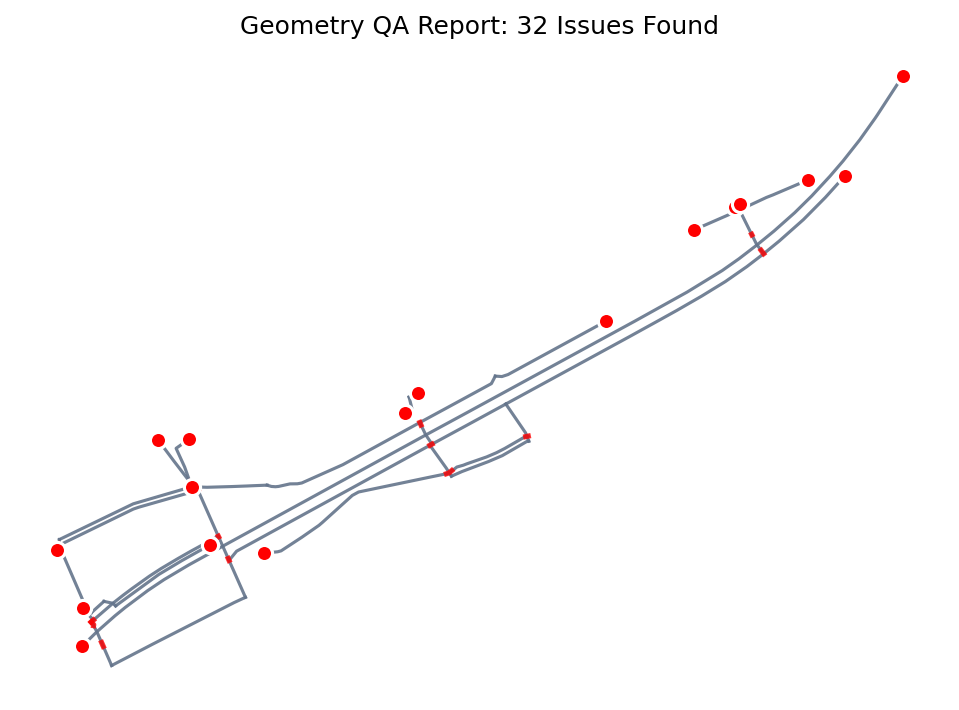
#> input picture main-map-qa-app/backend/outputs/geometry_131d7fa88bbe4973b13bb7285098e334.png, 959 x 710 px
$ python -i image_qa.py   (imports and definitions only)   (older library calls are emulated)
#> lines starting #> are read from the running program, lines starting #| are printed output that depends on the picture; after the words box and inside, x2 and y2 are one past the last pixel; in counts of white or black regions, pixels touching at a corner belong together
#> further down, picture is the input picture: shape (710, 959, 3); mean B, G, R 251.4, 251.1, 251.8
# import cv2
# import numpy as np
# import matplotlib.pyplot as plt
# import uuid
# import os
#
# OUTPUT_DIR = "backend/outputs"
# os.makedirs(OUTPUT_DIR, exist_ok=True)
#
# async def run_image_qa(uploaded_file):
#     # ---- Load image ----
#     file_bytes = np.frombuffer(await uploaded_file.read(), np.uint8)
#     img = cv2.imdecode(file_bytes, cv2.IMREAD_COLOR)
#
#     if img is None:
#         return None, [{
#             "type": "invalid_image",
#             "confidence": 1.0,
#             "description": "Uploaded file is not a valid image"
#         }]
#
#     original = img.copy()
#
#     # ---- Step 1: Preprocessing ----
#     gray = cv2.cvtColor(img, cv2.COLOR_BGR2GRAY)
#     blurred = cv2.GaussianBlur(gray, (5, 5), 0)
#
#     # ---- Step 2: Edge Detection ----
#     edges = cv2.Canny(blurred, threshold1=50, threshold2=150)
#
#     # ---- Step 3: Line Detection (Hough Transform) ----
#     lines = cv2.HoughLinesP(
#         edges,
#         rho=1,
#         theta=np.pi / 180,
#         threshold=100,
#         minLineLength=40,
#         maxLineGap=15
#     )
#
#     # ---- Step 4: QA Heuristics ----
#     h, w = edges.shape
#     edge_density = np.sum(edges > 0) / (h * w)
#
#     line_count = 0
#     if lines is not None:
#         line_count = len(lines)
#
#     # Simple anomaly rule
#     anomaly_score = 1.0 - min(edge_density * 5, 1.0)
#
#     errors = []
#
#     if edge_density < 0.01 or line_count < 10:
#         errors.append({
#             "type": "missing_or_broken_roads",
#             "confidence": round(anomaly_score, 2),
#             "description": "Low road structure detected (possible missing or broken roads)"
#         })
#
#     # ---- Step 5: Visualization ----
#     vis = original.copy()
#
#     if lines is not None:
#         for l in lines:
#             x1, y1, x2, y2 = l[0]
#             cv2.line(vis, (x1, y1), (x2, y2), (0, 255, 0), 2)
#
#     if errors:
#         cv2.putText(
#             vis,
#             "Possible road anomaly detected",
#             (20, 40),
#             cv2.FONT_HERSHEY_SIMPLEX,
#             1,
#             (0, 0, 255),
#             2
#         )
#
#     # ---- Save output ----
#     out_name = f"image_{uuid.uuid4().hex}.png"
#     out_path = os.path.join(OUTPUT_DIR, out_name)
#     cv2.imwrite(out_path, vis)
#
#     return f"/outputs/{out_name}", errors
#
#
# import cv2
# import numpy as np
# import uuid
# import os
#
# OUTPUT_DIR = "backend/outputs"
# os.makedirs(OUTPUT_DIR, exist_ok=True)
#
# """
# Training instructions:
# 1. Collect 5–10 screenshots of CORRECT map outputs
# 2. For each image, compute:
#    - edge_density
#    - line_count
# 3. Set the minimum acceptable values below based on those examples
# """
#
# # Learned baseline from "good" images (example values)
# GOOD_IMAGE_BASELINE = {
#     "min_edge_density": 0.015,
#     "min_line_count": 15
# }
#
#
# async def run_image_qa(uploaded_file):
#     # --------------------------------------------------
#     # 1. Load image
#     # --------------------------------------------------
#     file_bytes = np.frombuffer(await uploaded_file.read(), np.uint8)
#     img = cv2.imdecode(file_bytes, cv2.IMREAD_COLOR)
#
#     if img is None:
#         return None, [{
#             "type": "invalid_image",
#             "confidence": 1.0,
#             "description": "Uploaded file is not a valid image"
#         }]
#
#     original = img.copy()
#
#     # --------------------------------------------------
#     # 2. Preprocessing
#     # --------------------------------------------------
#     gray = cv2.cvtColor(img, cv2.COLOR_BGR2GRAY)
#     blurred = cv2.GaussianBlur(gray, (5, 5), 0)
#
#     # --------------------------------------------------
#     # 3. Edge detection
#     # --------------------------------------------------
#     edges = cv2.Canny(blurred, threshold1=50, threshold2=150)
#
#     h, w = edges.shape
#     edge_density = np.sum(edges > 0) / (h * w)
#
#     # --------------------------------------------------
#     # 4. Line detection (Hough Transform)
#     # --------------------------------------------------
#     lines = cv2.HoughLinesP(
#         edges,
#         rho=1,
#         theta=np.pi / 180,
#         threshold=100,
#         minLineLength=40,
#         maxLineGap=15
#     )
#
#     line_count = 0
#     if lines is not None:
#         line_count = len(lines)
#
#     # --------------------------------------------------
#     # 5. Rule + learned baseline comparison (AI-assisted)
#     # --------------------------------------------------
#     errors = []
#
#     if (
#         edge_density < GOOD_IMAGE_BASELINE["min_edge_density"]
#         or line_count < GOOD_IMAGE_BASELINE["min_line_count"]
#     ):
#         confidence = round(
#             1.0 - min(
#                 edge_density / GOOD_IMAGE_BASELINE["min_edge_density"],
#                 line_count / GOOD_IMAGE_BASELINE["min_line_count"],
#                 1.0
#             ),
#             2
#         )
#
#         errors.append({
#             "type": "missing_or_broken_roads",
#             "confidence": confidence,
#             "description": "Detected low road structure compared to trained baseline"
#         })
#
#     # --------------------------------------------------
#     # 6. Visualization (show WHERE the issue is)
#     # --------------------------------------------------
#     vis = original.copy()
#
#     if lines is not None:
#         xs, ys = [], []
#         for l in lines:
#             x1, y1, x2, y2 = l[0]
#             cv2.line(vis, (x1, y1), (x2, y2), (0, 255, 0), 2)
#             xs.extend([x1, x2])
#             ys.extend([y1, y2])
#
#         if errors:
#             min_x, max_x = min(xs), max(xs)
#             min_y, max_y = min(ys), max(ys)
#             cv2.rectangle(
#                 vis,
#                 (min_x, min_y),
#                 (max_x, max_y),
#                 (0, 0, 255),
#                 2
#             )
#
#     if errors:
#         cv2.putText(
#             vis,
#             "Missing / Broken Roads Detected",
#             (20, 40),
#             cv2.FONT_HERSHEY_SIMPLEX,
#             1,
#             (0, 0, 255),
#             2
#         )
#
#     # --------------------------------------------------
#     # 7. Save output
#     # --------------------------------------------------
#     out_name = f"image_{uuid.uuid4().hex}.png"
#     out_path = os.path.join(OUTPUT_DIR, out_name)
#     cv2.imwrite(out_path, vis)
#
#     return f"/outputs/{out_name}", errors

import cv2
import numpy as np
import pickle
import uuid
import os
from sklearn.ensemble import IsolationForest

# -------------------------------------------------------------------
# Config
# -------------------------------------------------------------------
OUTPUT_DIR = "backend/outputs"
BASELINE_PATH = "backend/image_baseline.pkl"
GOOD_IMAGE_DIR = "good_images"  # folder with baseline screenshots

# [1 line not run here, left out]


# --------------------------------------------------
# Feature Extraction
# --------------------------------------------------
# [96 lines left out: functions extract_image_features, build_baseline, not called in this run]


# --------------------------------------------------
# Load or build baseline once
# --------------------------------------------------
BASE_MEAN, BASE_STD, IF_MODEL = None, None, None

# [12 lines not run here, left out]


# --------------------------------------------------
# Anomaly Detection Helpers
# --------------------------------------------------
ZSCORE_THRESHOLD = 3.0

FEATURE_NAMES = [
    "edge_density",
    "line_count",
    "avg_line_length",
    "orientation_variance",
    "connected_components",
    "row_coverage",
    "col_coverage"
]

# [50 lines left out: functions zscore_anomalies_vector, isolation_forest_anomaly, not called in this run]


def detect_solid_patches(img):
    """
    Detects large solid/homogeneous regions that might be occlusions or anomalies.
    """
    # 1. Compute Gradient magnitude
    gray = cv2.cvtColor(img, cv2.COLOR_BGR2GRAY)

    # Sobel gradient
    grad_x = cv2.Sobel(gray, cv2.CV_16S, 1, 0, ksize=3)
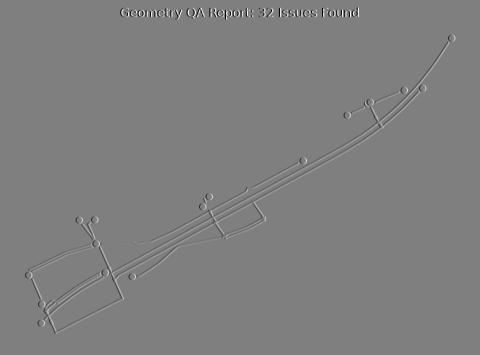
#> grad_x: shape (710, 959) int16 (shown at 1/2 size); min -1020, max 1020, mean 0; drawn with min black and max white
    grad_y = cv2.Sobel(gray, cv2.CV_16S, 0, 1, ksize=3)
    abs_grad_x = cv2.convertScaleAbs(grad_x)
    abs_grad_y = cv2.convertScaleAbs(grad_y)
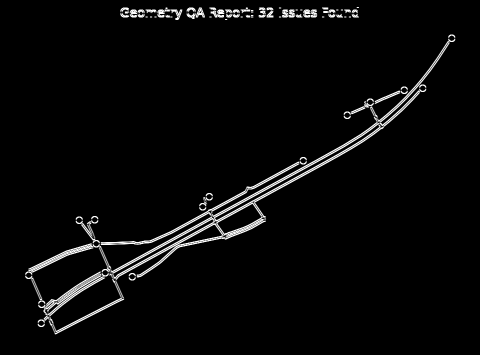
#> abs_grad_y: shape (710, 959) (shown at 1/2 size); min 0, max 255, mean 8.2
    grad = cv2.addWeighted(abs_grad_x, 0.5, abs_grad_y, 0.5, 0)
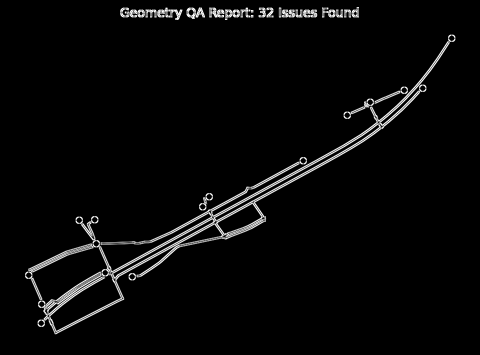
#> grad: shape (710, 959) (shown at 1/2 size); min 0, max 255, mean 7.7

    # 2. Threshold: Low gradient = flat/solid area
    # We use a relatively high threshold (e.g., 20) to catch semi-flat areas too
    _, flat_mask = cv2.threshold(grad, 20, 255, cv2.THRESH_BINARY_INV)
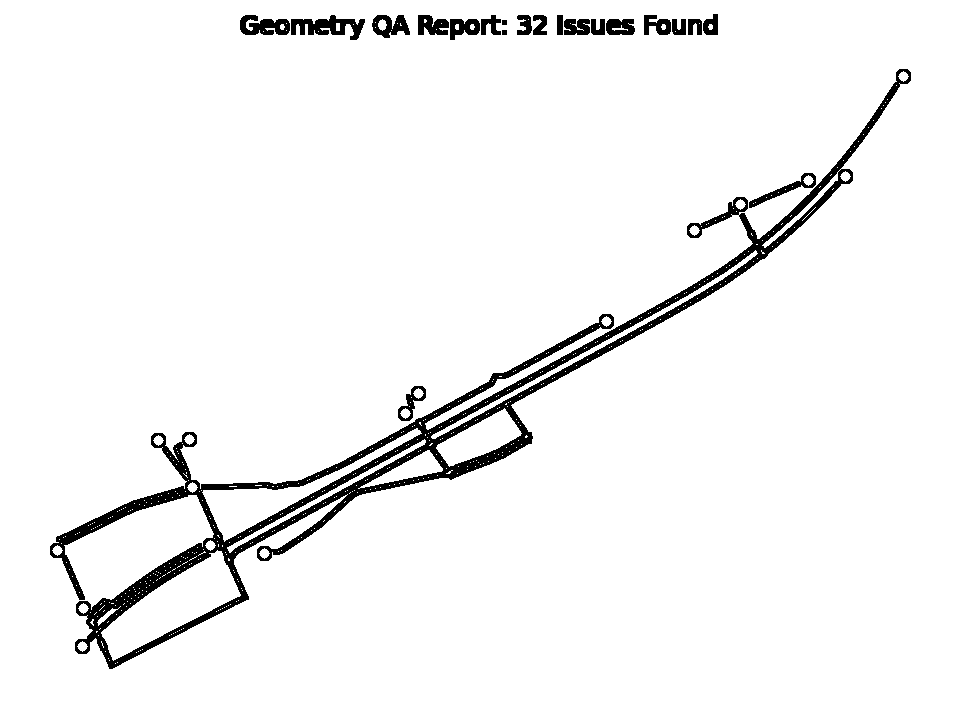
#> flat_mask: shape (710, 959); 95.5% white; 21 black regions, largest, box (x1, y1, x2, y2) and area: (50, 69, 911, 669) 24061, (291, 15, 365, 40) 942, (240, 15, 290, 35) 674

    # 3. Clean up noise: Open then Close
    # Smaller kernel to allow smaller shapes (like the circle)
    kernel = cv2.getStructuringElement(cv2.MORPH_RECT, (5, 5))
    clean_mask = cv2.morphologyEx(flat_mask, cv2.MORPH_OPEN, kernel)
#> clean_mask: shape (710, 959); 94.7% white; 7 black regions, largest, box (x1, y1, x2, y2) and area: (50, 69, 911, 669) 29371, (240, 15, 365, 40) 1964, (418, 15, 507, 40) 1365
    clean_mask = cv2.morphologyEx(clean_mask, cv2.MORPH_CLOSE, kernel)
#> clean_mask: shape (710, 959); 94.9% white; 14 black regions, largest, box (x1, y1, x2, y2) and area: (86, 82, 900, 668) 24771, (240, 15, 364, 39) 1936, (56, 486, 189, 547) 1600

    # 4. Connected Components
    num_labels, labels, stats, centroids = cv2.connectedComponentsWithStats(clean_mask, connectivity=8)
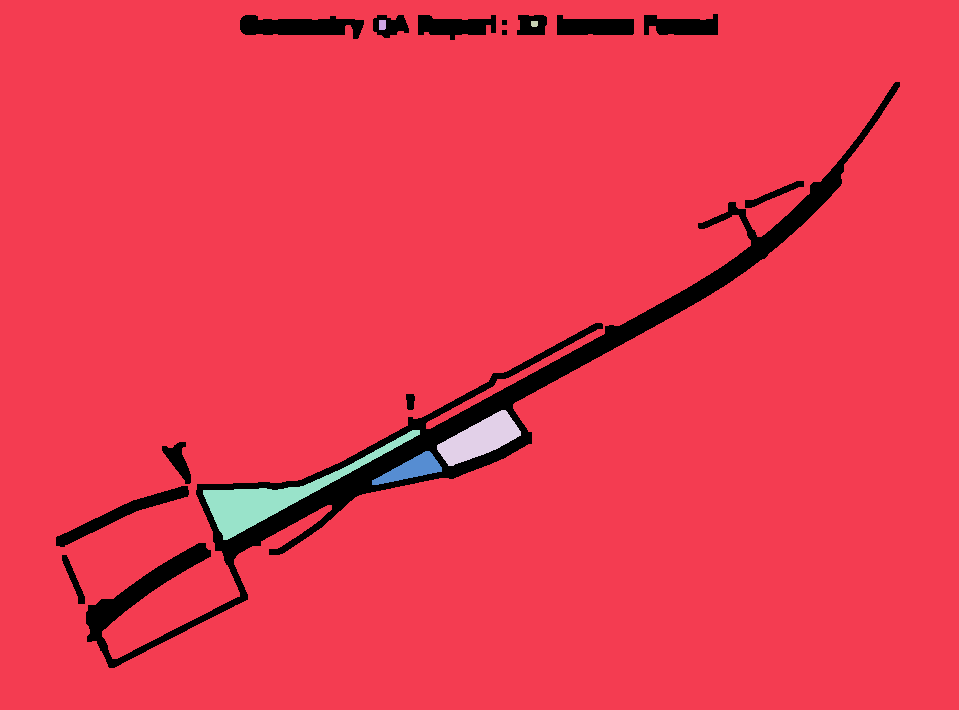
#> labels: shape (710, 959) int32; 7 distinct labels, from 0 to 6; one colour per label, 0 black
#> num_labels = 7; stats = [[56, 14, 844, 654, 34496], [0, 0, 959, 710, 638779], [379, 20, 7, 10, 69], [531, 21, 7, 6, 40], [437, 410, 84, 56, 2360], [203, 430, 217, 110, 4111], [372, 451, 70, 34, 1035]]; centroids = [[436.8, 349.3], [482.7, 353.4], [382, 24.43], [534, 23.38], [479.3, 438.5], [275.3, 495.5], [411, 468.8]]

    h, w = img.shape[:2]
    total_area = h * w
    # Lower area threshold to 1% to catch the circle
    min_patch_area = total_area * 0.01

    anomalies = []

    # 5. Analyze components (skip label 0 which is background/edges)
    for i in range(1, num_labels):
        area = stats[i, cv2.CC_STAT_AREA]

        if area > min_patch_area:
            # Check color: Map background is usually light/white.
            # If the patch is NOT white/light, it's an anomaly (like the blue box).

            # Create a mask for this component
            component_mask = (labels == i).astype(np.uint8) * 255
            mean_color = cv2.mean(img, mask=component_mask)[:3]

            # Simple heuristic: "Lightness"
            # If average brightness is low (< 220), it's dark -> Anomaly
            brightness = np.mean(mean_color)

            # Check saturation
            patch_color_px = np.uint8([[mean_color]])
            hsv_px = cv2.cvtColor(patch_color_px, cv2.COLOR_BGR2HSV)
            saturation = hsv_px[0][0][1]

            # White/Light Gray background usually has High Brightness OR Very Low Saturation
            is_white_bg = brightness > 225 and saturation < 30

            if not is_white_bg:
                x = stats[i, cv2.CC_STAT_LEFT]
                y = stats[i, cv2.CC_STAT_TOP]
                width = stats[i, cv2.CC_STAT_WIDTH]
                height = stats[i, cv2.CC_STAT_HEIGHT]

                anomalies.append({
                    "type": "visual_occlusion_patch",
                    "severity": 0.85,
                    "description": f"Solid patch detected (Area: {int(area)}px)",
                    "bbox": [int(x), int(y), int(width), int(height)]
                })
#> this loop made 6 passes
#> (area, mean_color, brightness, patch_color_px, hsv_px, saturation, is_white_bg) on pass 1: (638779, (254.2, 254.2, 255), 254.5, [[254, 254, 254]], [[0, 0, 254]], 0, True)
#> pass 1, in detect_solid_patches, `component_mask = (labels == i).astype(np.uint8) * 255`:
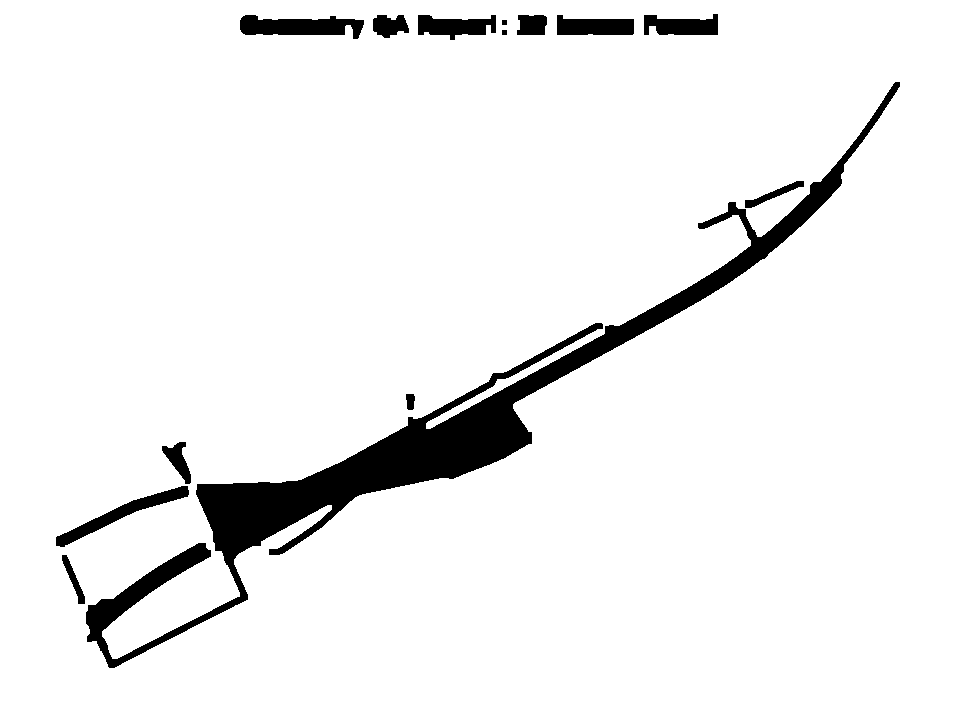
#> component_mask: shape (710, 959); 93.8% white; 14 black regions, largest, box (x1, y1, x2, y2) and area: (86, 82, 900, 668) 32277, (240, 15, 364, 39) 1936, (56, 486, 189, 547) 1600
#> after the loop, anomalies = []

    return anomalies


# --------------------------------------------------
# MAIN ENTRY POINT for FastAPI
# --------------------------------------------------
# [66 lines not run here, left out]

>>> import cv2
>>> picture = cv2.imread('../outputs/geometry_131d7fa88bbe4973b13bb7285098e334.png')
>>> result = detect_solid_patches(picture)
#> result = []
